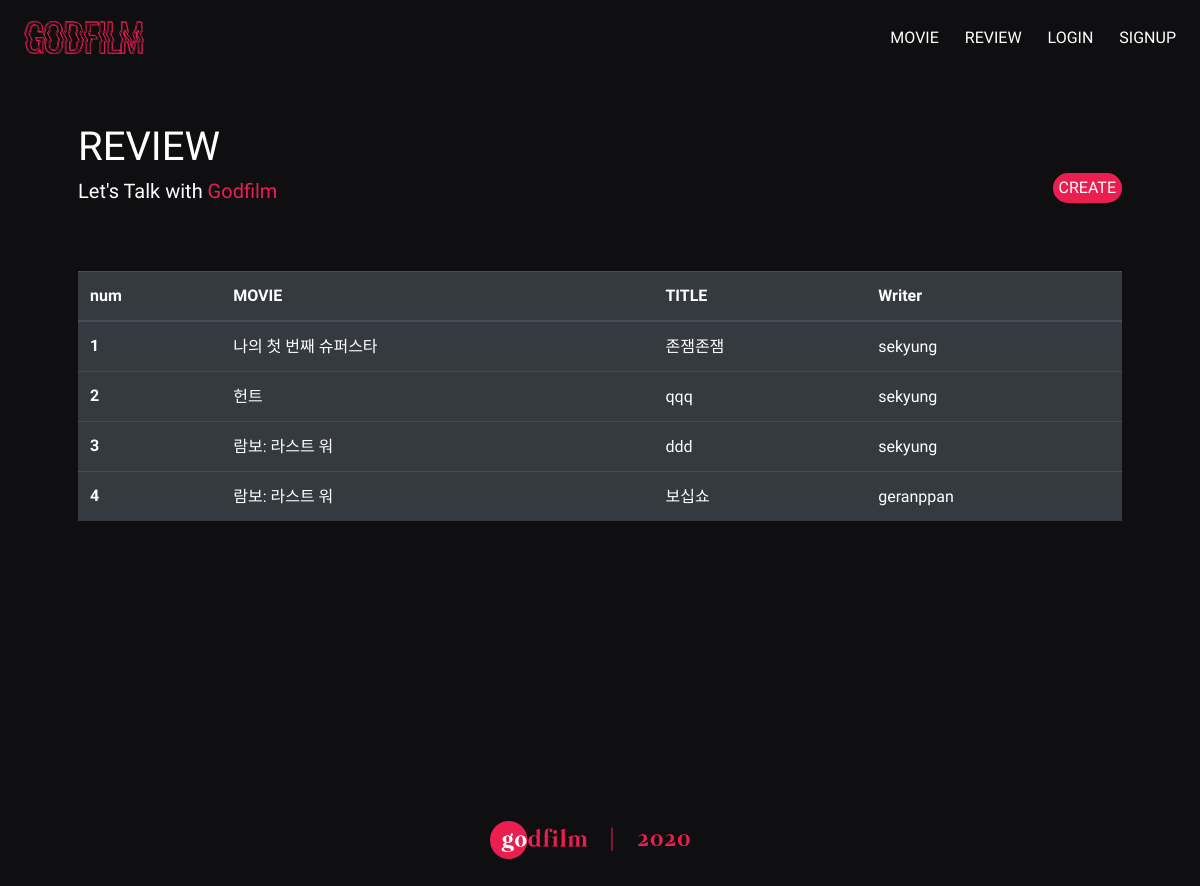
/movies/review_list/, run on an earlier commit of the app's database.
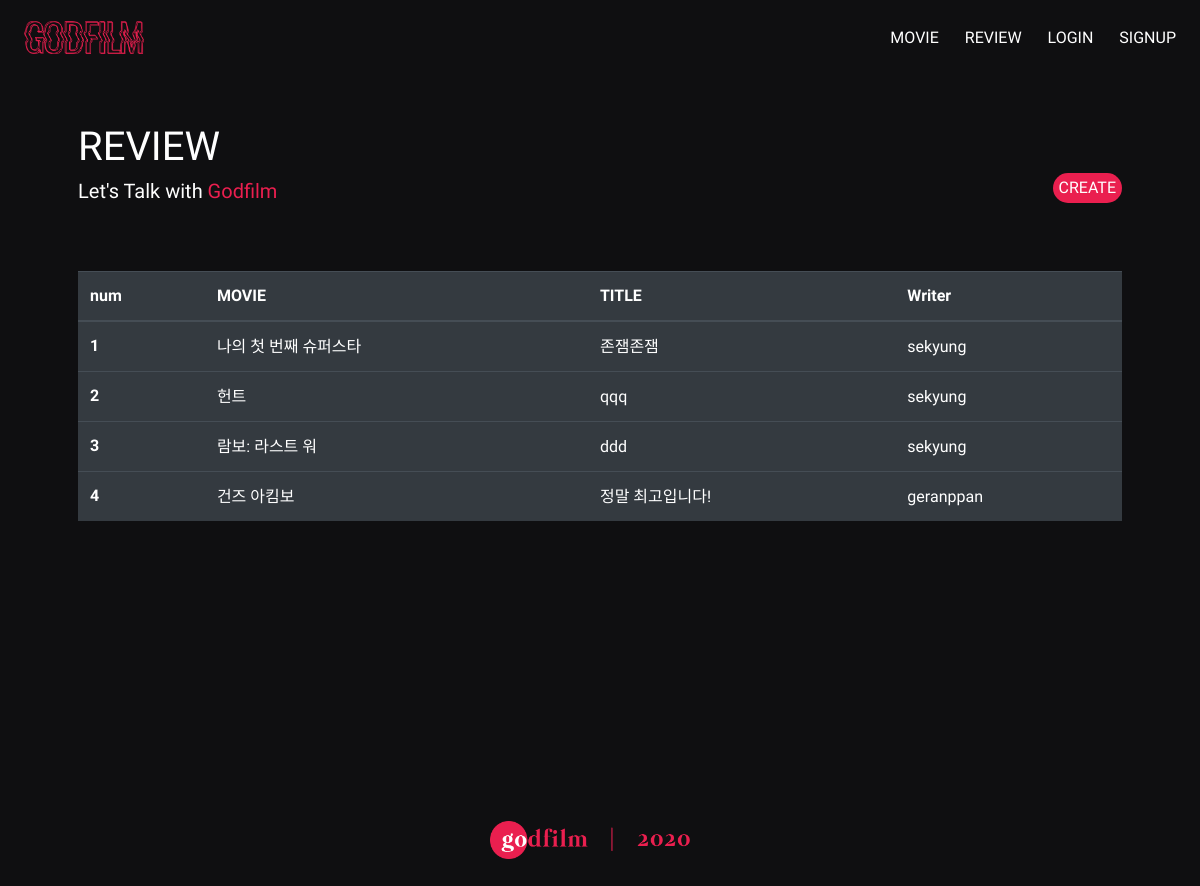
And on a later commit of the database.
### movies/models.py (models this page shows, shortened)
class Review(models.Model):
    title = models.CharField(max_length=100)
    content = models.TextField()
    user = models.ForeignKey(settings.AUTH_USER_MODEL, on_delete=models.CASCADE)
    movie = models.ForeignKey(Movie, on_delete=models.CASCADE)
    created_at = models.DateTimeField(auto_now_add=True)
    updated_at = models.DateTimeField(auto_now=True)
    like_users = models.ManyToManyField(settings.AUTH_USER_MODEL, related_name='like_reviews', blank=True)

class Movie(models.Model):
    title = models.CharField(max_length=100)
    overview = models.TextField(blank=True)
    poster_path = models.CharField(max_length=200, null=True)
    cast = models.ManyToManyField(Cast, related_name='cast_movie', blank=True)

### accounts/models.py (models this page shows)
class User(AbstractUser):
    followers = models.ManyToManyField(
            settings.AUTH_USER_MODEL,
            related_name='followings'
        )

### movies/views.py (the view)
# urls.py: path('review_list/', views.review_list, name='review_list'),
def review_list(request):
    reviews = Review.objects.all()
    context =  {
        'reviews': reviews
    }
    return render(request, 'movies/review_list.html', context)

### movies/templates/movies/review_list.html
{% extends 'base.html' %}
{% block content %}
<div class="d-flex justify-content-between">
    <div>
        <h1 style="color: white;">REVIEW</h1>
        <h5 style="color: white;">Let's Talk with <span style="color: #ea1f4f;">Godfilm</span></h5>
    </div>
    <div>
        <a href="{% url 'movies:review_create' %}" class="btn review-create">CREATE</a>
    </div>
</div>
<table class="table table-dark" style="margin-top: 60px;">
    <thead>
      <tr class="review-th">
        <th scope="col">num</th>
        <th scope="col">MOVIE</th>
        <th scope="col">TITLE</th>
        <th scope="col">Writer</th>
      </tr>
    </thead>
    <tbody>
    {% for review in reviews %}
      <tr class="review-td">
        <th scope="row">{{ forloop.counter }}</th>
        <td><a href="{% url 'movies:movie_detail' review.movie.id %}">{{ review.movie.title }}</a></td>
        <td><a href="{% url 'movies:review_detail' review.movie.id review.id %}">{{ review.title }}</a></td>
        <td><a href="{% url 'accounts:profile' review.user.username %}">{{ review.user.username }}</a></td>
      </tr>
    {% endfor %}
    </tbody>
  </table>
{% endblock %}

### templates/base.html (shortened to what this page needs)
{% load static %}
<!DOCTYPE html>
<html lang="en">
<head>
    <link rel="stylesheet" href="https://stackpath.bootstrapcdn.com/bootstrap/4.4.1/css/bootstrap.min.css">
</head>
<body id="back">
    <nav class="navbar navbar-expand-lg">
      <a class="navbar-brand m-2" href="{% url 'movies:start'%}">
        <img src="{% static 'image/logo.png' %}" alt="" style="width: 120px;">
      </a>
      <div class="collapse navbar-collapse  d-flex justify-content-end" id="navbarNav">
        <ul class="navbar-nav">
          <li class="nav-item">
            <a class="nav-link" href="{% url 'movies:movie_list' %}">MOVIE</a>
          </li>
          <li class="nav-item">
            <a class="nav-link" href="{% url 'movies:review_list' %}">REVIEW</a>
          </li>
          {% if user.is_authenticated %}
          <li class="nav-item">
            <a class="nav-link" href="{% url 'accounts:profile' user.username %}">MY PAGE</a>
          </li>
          <li class="nav-item">
            <a class="nav-link" href="{% url 'accounts:logout' %}">LOGOUT</a>
          </li>
          {% else %}
          <li class="nav-item">
            <a class="nav-link" href="{% url 'accounts:login' %}">LOGIN</a>
          </li>
          <li class="nav-item">
            <a class="nav-link" href="{% url 'accounts:signup' %}">SIGNUP</a>
          </li>
          {% endif %}
        </ul>
      </div>
    </nav>
    <div class="container p-5">
      {% block content %}
      {% endblock %}
      <div class="footer">
        <img src="{% static 'image/bottom.png' %}" alt="">
    </div>
    </div>
</body>
</html>

### templates/base.html (style rules this page uses)
.footer { text-align: center; width: 100%; margin-top: 300px; }
.footer > img { width: 200px; margin-left: -20px; }
#back { width: 100%; background-color: #0f0f11; }
.nav-item { margin-left: 10px; }
.nav-item > a { font-family: 'Suez One', serif; color: white; }
h1, h5 { font-family: 'Suez One', serif; }
.review-create { font-family: 'Suez One', serif; border-radius: 50px; padding:2px 5px; background-color: #ea1f4f; color: white; margin-top:50px }
.review-th > th { font-family: 'Suez One', serif; }
.review-td > th { font-family: 'Suez One', serif; }
.review-td > td > a { text-decoration: none; font-family: 'Nanum Gothic', sans-serif; color:white; }

What changed in the data, as far as the page shows it:
removed Review: movie "람보: 라스트 워", title "보십쇼", user.username "geranppan"
added Review: movie "건즈 아킴보", title "정말 최고입니다!", user.username "geranppan"
